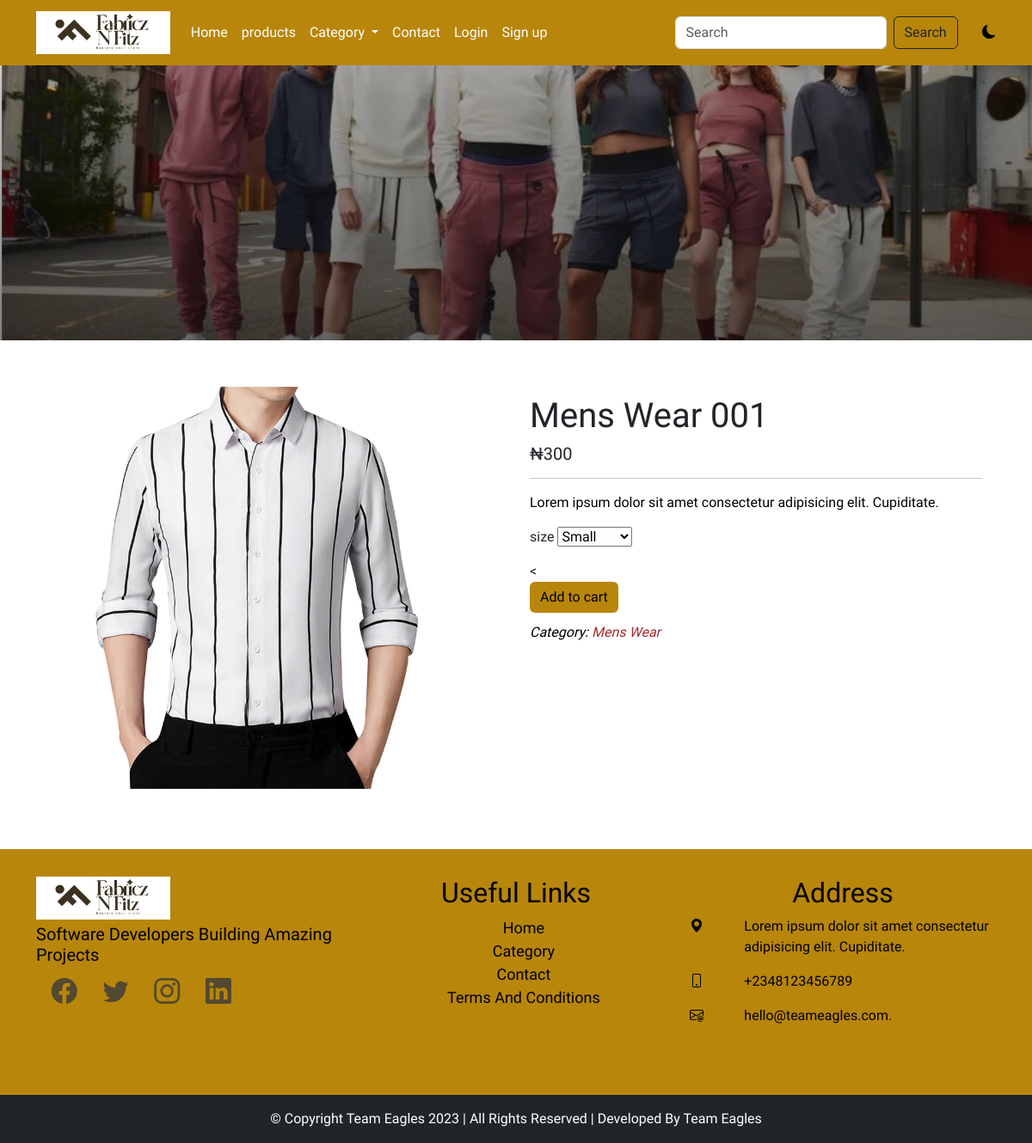
The page /detail/1/mens-wear-001 on the database its author committed.
### main/models.py (models this page shows, shortened)
class AppInfo(models.Model):
    appname = models.CharField(max_length=50)
    logo = models.ImageField(upload_to='logo')
    banner = models.ImageField(upload_to='banner')
    carousel1 = models.ImageField(upload_to='carousel')
    carousel2 = models.ImageField(upload_to='carousel')
    carousel3 = models.ImageField(upload_to='carousel')

class Product(models.Model):
    type = models.ForeignKey(Category, on_delete=models.CASCADE)
    name = models.CharField(max_length=50)
    slug = models.SlugField(unique=True)
    img = models.ImageField(upload_to='products')
    price = models.IntegerField()
    description = models.TextField()
    size = models.CharField(max_length=50, blank=True, null=True)
    popular = models.BooleanField(default=False)
    featured = models.BooleanField(default=False)
    uploaded = models.DateTimeField(auto_now_add=True)

class Category(models.Model):
    name = models.CharField(max_length=50)
    catimg = models.ImageField(upload_to='catimg')
    slug = models.SlugField(unique=True, blank=True, null=True)
    def __str__(self):
        return self.name

### main/views.py (the view)
# urls.py: path('detail/<str:id>/<slug:slug>', views.detail, name='detail'),
def detail(request, id, slug):
    fdet = Product.objects.get(pk=id)
    fsize = Size.objects.all()
    context = {
        'fdet':fdet,
        'fsize':fsize
    }
    return render(request, 'detail.html', context)

### main/context_processor.py (called while the page is built)
def feature(request):
    info = AppInfo.objects.get(pk=1)
    categ = Category.objects.all()
    context = {
        'info':info,
        'categ':categ
    }
    return context

def cartcount(request):
    cart = Cart.objects.filter(user__username = request.user.username, paid=False)
    itemcount = 0
    for item in cart:
        itemcount += item.quantity
    context = {
        'itemcount':itemcount
    }
    return context

### main/templates/detail.html (shortened to what this page needs)
{% extends 'base.html' %}
{% block header %} {% include 'header.html' %} {% endblock header %}
{% block banner %} {% include 'banner.html' %} {% endblock banner %}
{% block content %}
<div class="container mt-5 mb-5">
  <div class="row det">
      <div class="card mb-3">
          <div class="row g-0">
              <div class="col-md-6">
                  <img src="{{fdet.img.url}}" class="img-fluid rounded-start" style="height: 60vh;"  width="500px">
              </div>
              <div class="col-md-6">
                  <div class="card-body">
                      <h1 class="card-title text-capitalize">{{fdet.name}}</h5>
                      <h5 class="card-title">₦{{fdet.price}}</h5>
                      <hr>
                      <p class="card-text">{{fdet.description}}</p>
                      <div class="mb-3">
                          <label for="">size</label>
                          <select name="" id="">
                              {% for item in fsize %}
                              <option value="">{{item.wearsize|title}}</option>
                              {% endfor %}
                          </select>
                      </div>
                       < <form action="{% url 'add_to_cart' %}" method="POST">
                        <button type="submit" class="btn btn-warning">Add to cart</button>
                      </form>
                      <p class="detcat">Category: <span>{{fdet.type}}</span></p>
                  </div>
              </div>
          </div>
      </div>
  </div>
</div>
{% endblock content %}
{% block footer %} {% include 'footer.html' %} {% endblock footer %}

### main/templates/header.html (shortened to what this page needs)
<nav class="navbar navbar-expand-lg sticky-top">
    <div class="container">
        <a class="navbar-brand" href="#"><img src="{{info.logo.url}}" alt="" style="height: 50px;"></a>
        <div class="collapse navbar-collapse" id="navbarSupportedContent">
            <ul class="navbar-nav me-auto mb-2 mb-lg-0">
                {% if user.is_authenticated %}
                <li class="nav-item">
                    <a class="nav-link" aria-current="page" href="{% url 'homepage' %}">Home</a>
                </li>
                <li class="nav-item">
                    <a class="nav-link" href="{% url 'product' %}">products</a>
                </li>
                <li class="nav-item dropdown">
                    <a class="nav-link dropdown-toggle" href="#" role="button" data-bs-toggle="dropdown" aria-expanded="false">
                        Category
                    </a>
                    <ul class="dropdown-menu">
                        {% for item in categ %}
                        <li><a class="dropdown-item" href="{% url 'category' item.id %}">{{item.name|title}}</a></li>
                        {% endfor %}
                    </ul>
                </li>
                <li class="nav-item">
                    <a class="nav-link" href="{% url 'contact' %}">Contact</a>
                </li>
                <li class="nav-item">
                    <a class="nav-link" href="{% url 'cart' %}">
                        <div class="wrapper">
                            <i class="bi bi-cart4"></i>
                            <span class="badge">{{itemcount}}</span>
                        </div>
                    </a>
                </li>
                <li class="nav-item dropdown">
                    <a class="nav-link dropdown-toggle" href="#" role="button" data-bs-toggle="dropdown" aria-expanded="false">
                       {% if user.customer %}
                       <img src="{{user.customer.pix.url}}" style="height: 30px; " alt=""><span>Hi {{user.username}}</span>
                       {% endif %}
                    </a>
                    <ul class="dropdown-menu">
                        <li><a class="dropdown-item" href="{% url 'profile' %}">profile</a></li>
                        <li><a class="dropdown-item" href="{% url 'signout' %}">logout</a></li>
                    </ul>
                </li>
                {% else %}
                <li class="nav-item">
                    <a class="nav-link" aria-current="page" href="{% url 'homepage' %}">Home</a>
                </li>
                <li class="nav-item">
                    <a class="nav-link" href="{% url 'product' %}">products</a>
                </li>
                <li class="nav-item dropdown">
                    <a class="nav-link dropdown-toggle" href="#" role="button" data-bs-toggle="dropdown" aria-expanded="false">
                        Category
                    </a>
                </li>
                <li class="nav-item">
                    <a class="nav-link" href="{% url 'contact' %}">Contact</a>
                </li>
                <li class="nav-item">
                    <a class="nav-link" href="{% url 'signin' %}">Login</a>
                </li>
                <li class="nav-item">
                    <a class="nav-link" href="{% url 'signup' %}">Sign up</a>
                </li>
                {% endif %}
            </ul>
            <form action="{% url 'search' %}" method="POST" class="d-flex" role="search">
                <input class="form-control me-2" name="item" type="search" placeholder="Search" aria-label="Search">
                <button type="submit" class="btn btn-outline-dark" type="submit">Search</button>
            </form>
            <div class="david">
                <i class="bi bi-moon-fill"></i>
            </div>
        </div>
    </div>
</nav>

### main/static/css/style.css (style rules this page uses)
* { padding: 0%; margin: 0%; box-sizing: border-box; }
.navbar { background-color: darkgoldenrod; }
.navbar-nav a { color: white; }
.david { margin-left: 3%; cursor: pointer; }
body { background: var(--bg) !important; color: var(--text) !important; font-family: 'Alkatra', cursive !important; font-family: 'Lora', serif; }
.det .card { border: none; }
.det .btn { background-color: darkgoldenrod; border: none; }
.det p { color: black; }
.det label { font-weight: 500; }
.detcat { font-weight: 400; padding-top: 2%; font-style: italic; text-transform: capitalize; }
.detcat span { color: brown; }

### rows shown on the page
AppInfo: logo (picture)
Product: img (picture), name "Mens Wear 001", price "300", description "Lorem ipsum dolor sit amet consectetur adipisicing elit. Cupiditate.", type "Mens Wear"

### other values the page prints
form field value "Small"
